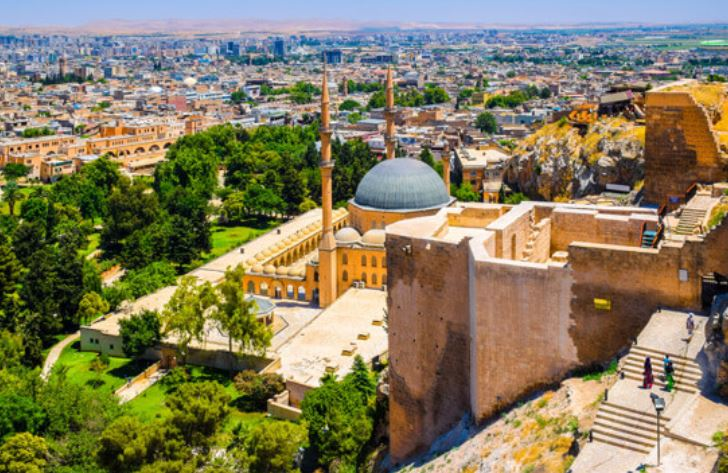
%> input picture resimler/sanliurfa.JPG, 728 x 473 px
$ octave soru5.m   (GNU Octave 9; MATLAB toolbox functions it lacks are replaced by stand-ins)
%> lines starting %> are read from the running program, lines starting %| are printed output that depends on the picture
clear all
clc
I = imread('C:\Users\Administrator\Desktop\Görüntüsorularý\resimler\sanliurfa.jpg');
%> I is the input picture: size 473x728x3 uint8; mean R, G, B 132.3, 124, 93.2
I= rgb2gray(I);
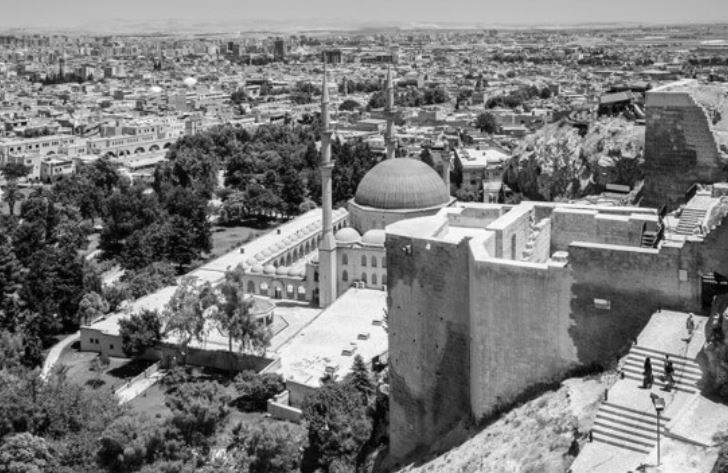
%> I: size 473x728 uint8; min 0, max 255, mean 123
%gaussian filter
G = fspecial('gaussian',[3 3],0.8);
Ig =imfilter(I,G,'same');
subplot(221),imshow(I); title('Orjinal Hali');
subplot(222),imshow(Ig); title('Gaussian');

%avarage filter
mat= ones(5,5)/0.8;
img1= imfilter(I,mat);
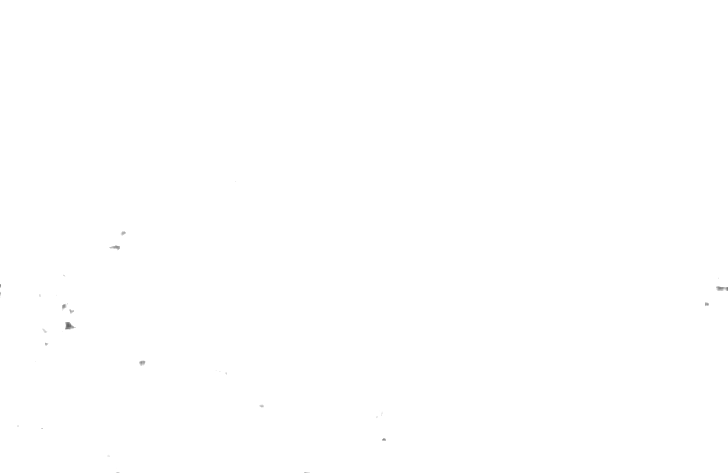
%> img1: size 473x728 uint8; min 99, max 255, mean 254.9
subplot(223),imshow(Ig); title('Avarage');

%median filter
M=fspecial('average', [5 5]);
img2= imfilter(I, M);
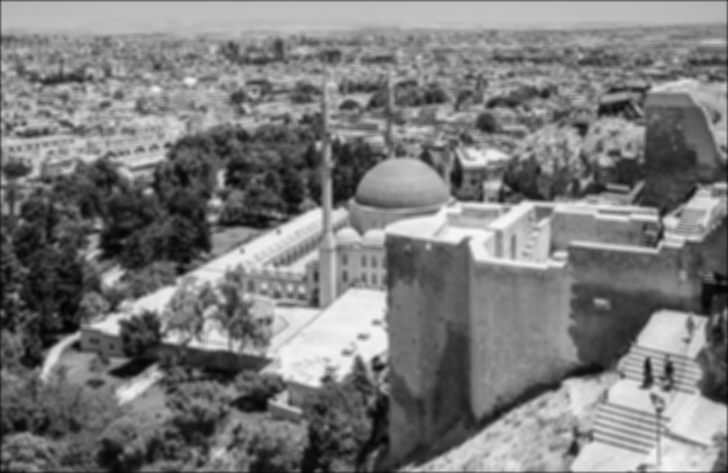
%> img2: size 473x728 uint8; min 3, max 248, mean 122.4
subplot(224),imshow(img2); title('Median');

$ run again, with resimler/1024pic.jpg copied over resimler/sanliurfa.JPG
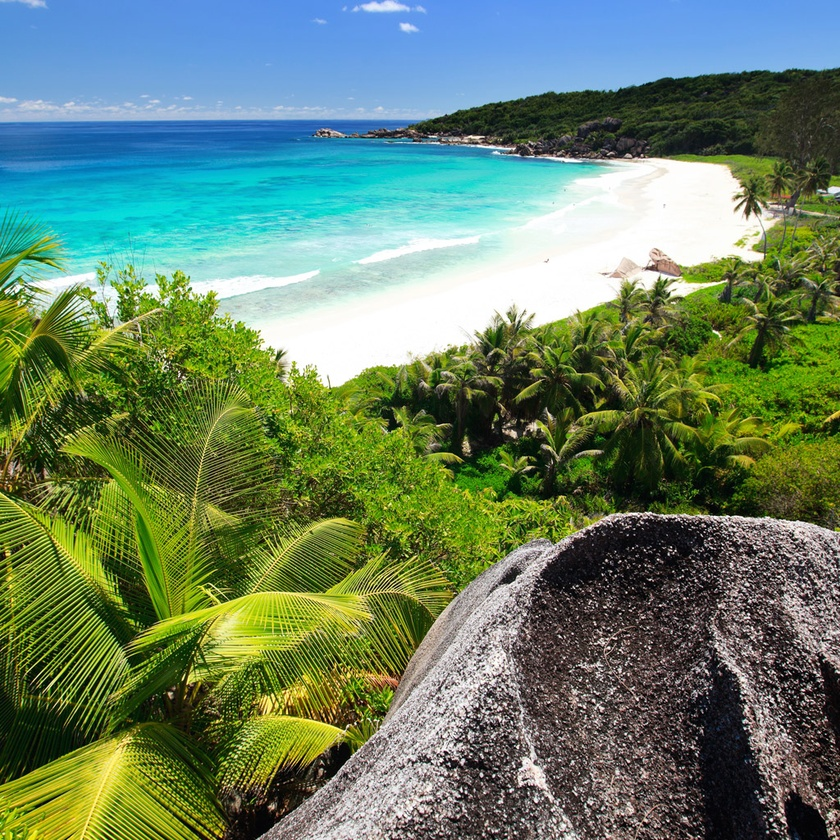
%> input picture resimler/1024pic.jpg, 840 x 840 px, shrunk from 1024 x 1024 before the run
%> I is the input picture: size 840x840x3 uint8; mean R, G, B 103.5, 129.2, 103.1
%> `I= rgb2gray(I);`:
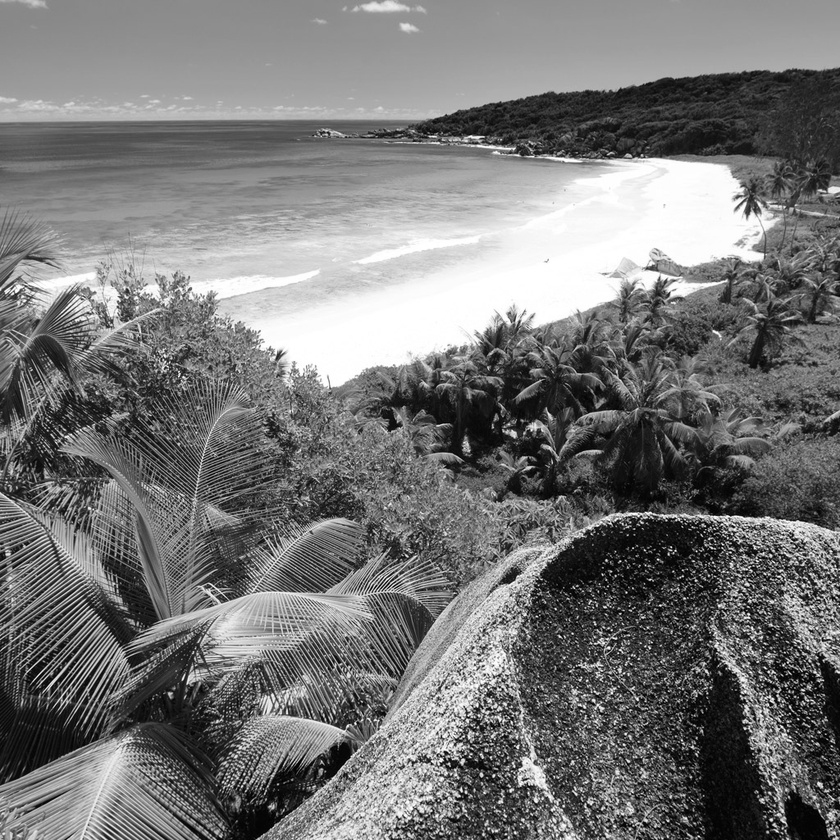
%> I: size 840x840 uint8; min 0, max 255, mean 118.6
%> `img2= imfilter(I, M);`:
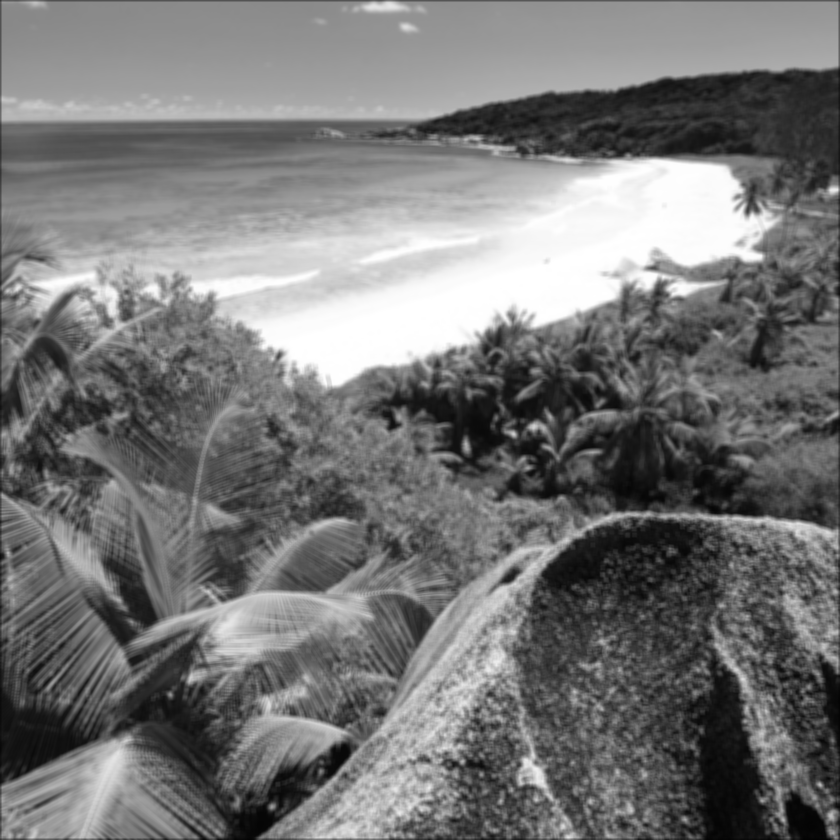
%> img2: size 840x840 uint8; min 2, max 255, mean 118.3
